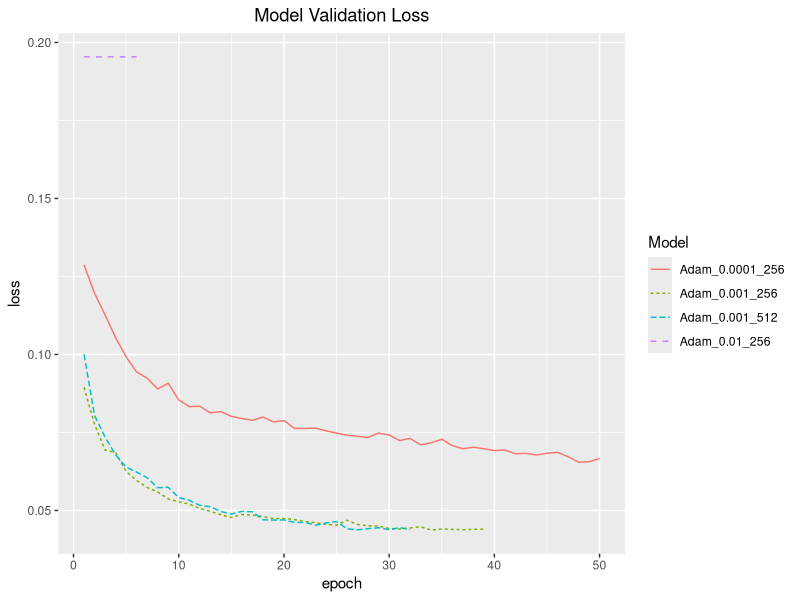
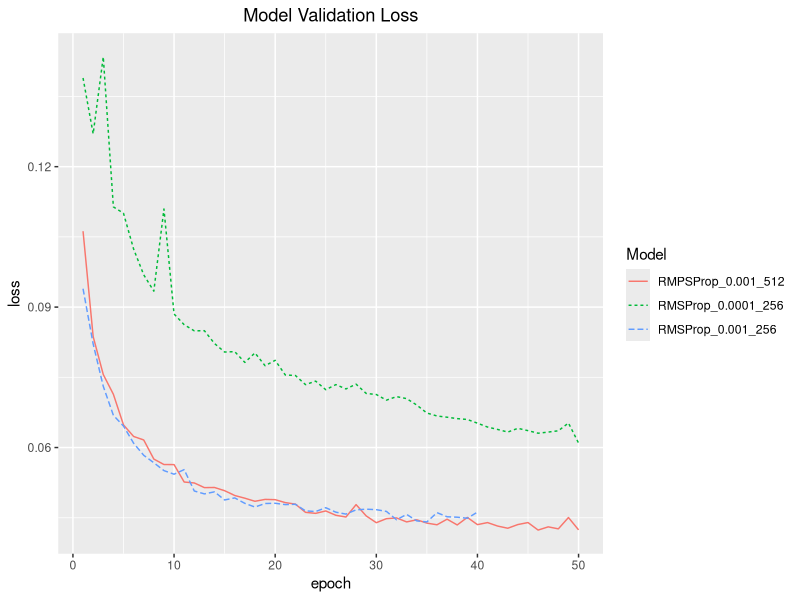
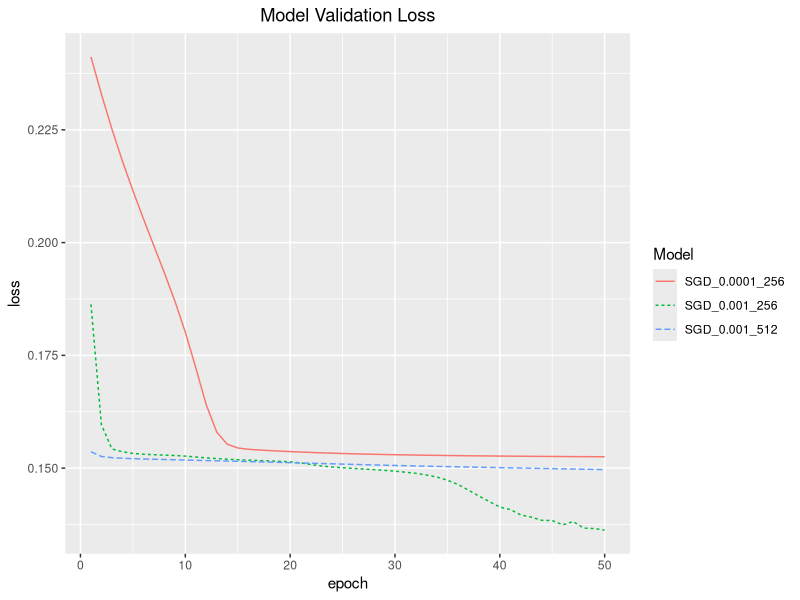
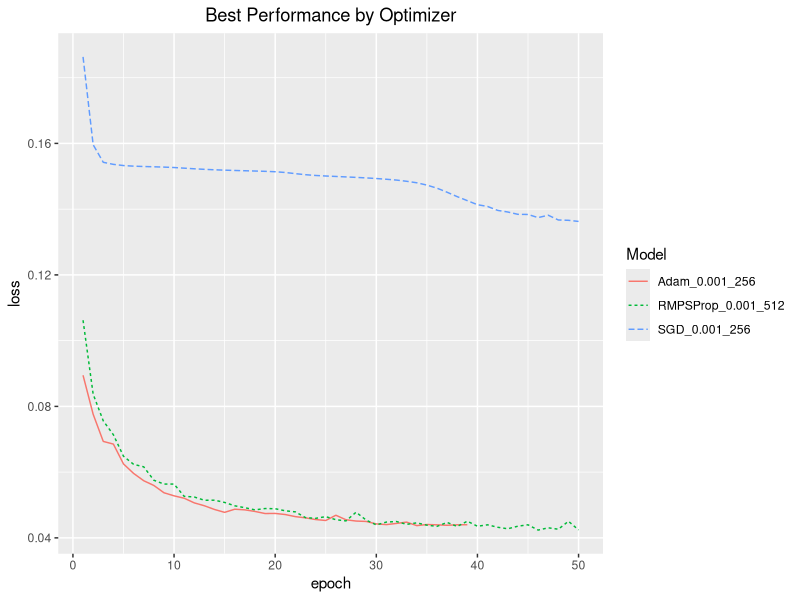

Write the R code that produced these figures, in order.
#Plot validation loss

hist1 <- read.csv(file ="history1.csv", sep=',', header=TRUE)
hist1 <- hist1[,-1]
hist1$Epoch <- 1:nrow(hist1)
hist1$Model <- "Adam_0.001_256"

hist2 <- read.csv(file ="history2.csv", sep=',', header=TRUE)
hist2 <- hist2[,-1]
hist2$Epoch <- 1:nrow(hist2)
hist2$Model <- "Adam_0.01_256"

hist3 <- read.csv(file ="history3.csv", sep=',', header=TRUE)
hist3 <- hist3[,-1]
hist3$Epoch <- 1:nrow(hist3)
hist3$Model <- "Adam_0.0001_256"

hist4 <- read.csv(file ="history4.csv", sep=',', header=TRUE)
hist4 <- hist4[,-1]
hist4$Epoch <- 1:nrow(hist4)
hist4$Model <- "RMSProp_0.001_256"

hist5 <- read.csv(file ="history5.csv", sep=',', header=TRUE)
hist5 <- hist5[,-1]
hist5$Epoch <- 1:nrow(hist5)
hist5$Model <- "RMSProp_0.0001_256"

hist6 <- read.csv(file ="history6.csv", sep=',', header=TRUE)
hist6 <- hist6[,-1]
hist6$Epoch <- 1:nrow(hist6)
hist6$Model <- "SGD_0.001_256"

hist7 <- read.csv(file ="history7.csv", sep=',', header=TRUE)
hist7 <- hist7[,-1]
hist7$Epoch <- 1:nrow(hist7)
hist7$Model <- "SGD_0.0001_256"

hist8 <- read.csv(file ="history8.csv", sep=',', header=TRUE)
hist8 <- hist8[,-1]
hist8$Epoch <- 1:nrow(hist8)
hist8$Model <- "Adam_0.001_512"

hist9 <- read.csv(file ="history9.csv", sep=',', header=TRUE)
hist9 <- hist9[,-1]
hist9$Epoch <- 1:nrow(hist9)
hist9$Model <- "RMPSProp_0.001_512"

hist10 <- read.csv(file ="history10.csv", sep=',', header=TRUE)
hist10 <- hist10[,-1]
hist10$Epoch <- 1:nrow(hist10)
hist10$Model <- "SGD_0.001_512"


dfAdam <- rbind(hist1, hist2, hist3, hist8)

dfRMS <- rbind(hist4, hist5, hist9)

dfSGD <- rbind(hist6, hist7, hist10)

dfBest <- rbind(hist1, hist9, hist6)

library(ggplot2)
ggplot(dfAdam, aes(x = Epoch, y = val_loss, color = Model, linetype = Model)) +
  geom_line() +
  xlab("epoch") +
  ylab("loss") +
  ggtitle("Model Validation Loss") +
  theme(plot.title = element_text(hjust = 0.5))

library(ggplot2)
ggplot(dfRMS, aes(x = Epoch, y = val_loss, color = Model, linetype = Model)) +
  geom_line() +
  xlab("epoch") +
  ylab("loss") +
  ggtitle("Model Validation Loss") +
  theme(plot.title = element_text(hjust = 0.5))

library(ggplot2)
ggplot(dfSGD, aes(x = Epoch, y = val_loss, color = Model, linetype = Model)) +
  geom_line() +
  xlab("epoch") +
  ylab("loss") +
  ggtitle("Model Validation Loss") +
  theme(plot.title = element_text(hjust = 0.5))

library(ggplot2)
ggplot(dfBest, aes(x = Epoch, y = val_loss, color = Model, linetype = Model)) +
  geom_line() +
  xlab("epoch") +
  ylab("loss") +
  ggtitle("Best Performance by Optimizer") +
  theme(plot.title = element_text(hjust = 0.5))


